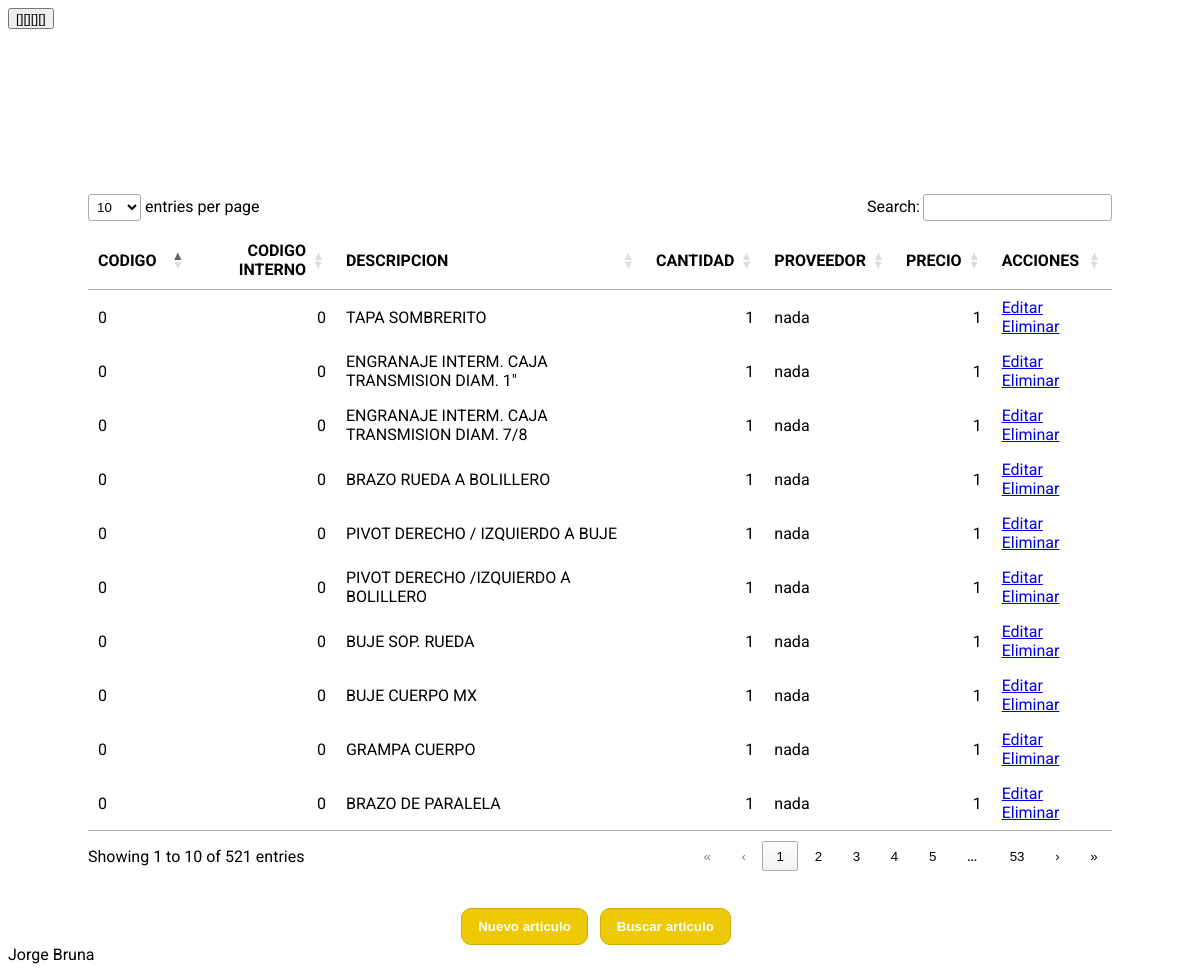
The app's page /, older data.
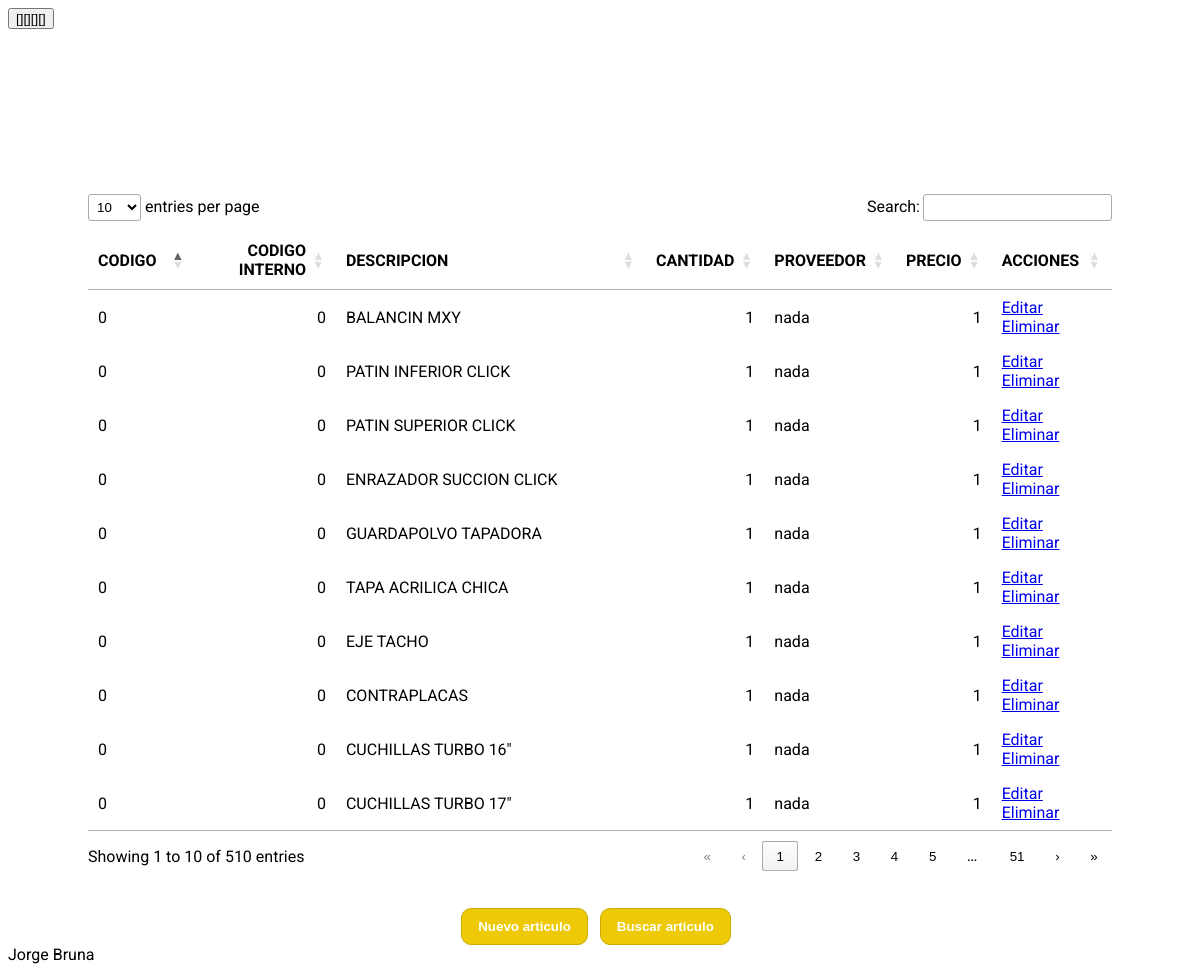
The same page, newer data.
### tables this page shows
CREATE TABLE articulos (id INTEGER PRIMARY KEY, codigo INTEGER, codinterno INTEGER, descripcion TEXT, cantidad INTEGER, tipo TEXT, proveedor TEXT, precio INTEGER);

### manejo.py (the view)
@app.route('/')
def index():
    conn = sqlite3.connect('stock.db')
    c = conn.cursor()
    c.execute('SELECT * FROM articulos')
    data = c.fetchall()
    conn.close()
    return render_template('layout.html', data=data)

### templates/layout.html (shortened to what this page needs)
<!DOCTYPE html>
<html lang="en">
<head>
    <link rel="stylesheet" href="{{ url_for('static', filename='datatables.min.css') }}">
    <link rel="stylesheet" href="{{ url_for('static', filename='style.css') }}">
</head>
<body>
    <aside>
        <button>[][][][]</button>
    </aside>
    <div class="contenedor">
            <div class="contenedor_tabla">
                <table id="tabla">
                    <thead>
                        <tr>
                            <th>CODIGO</th>
                            <th>CODIGO INTERNO</th>
                            <th>DESCRIPCION</th>
                            <th>CANTIDAD</th>
                            <th>PROVEEDOR</th>
                            <th>PRECIO</th>
                            <th>ACCIONES</th>
                        </tr>
                    </thead>
                    <tbody>
                        {% for item in data %}
                            <tr class="tabla_filas">
                            <td>{{item.1}}</td>
                            <td>{{item.2}}</td>
                            <td>{{item.3}}</td>
                            <td>{{item.4}}</td>
                            <td>{{item.6}}</td>
                            <td>{{item.7}}</td>
                            <td>
                                <a href="/editar/{{item.0}}">Editar</a>
                                <a href="/eliminar/{{item.0}}">Eliminar</a>
                            </td>
                        </tr>
                        {%endfor%}
                    </tbody>
                </table>
            </div>
            <div class="contenedor_botones">
                <button type="button" class="boton" onclick="abrirAgregar()">Nuevo articulo</button>
                <button type="button" class="boton" onclick="">Buscar articulo</button>
            </div>
        </div>
</body>
<footer> Jorge Bruna </footer>
</html>

Row changes from the older to the newer data that the page shows:
removed articulos: codigo "0", codinterno "0", descripcion "TAPA SOMBRERITO", cantidad "1", proveedor "nada", precio "1"
removed articulos: codigo "0", codinterno "0", descripcion "ENGRANAJE INTERM. CAJA TRANSMISION DIAM. 1\"", cantidad "1", proveedor "nada", precio "1"
removed articulos: codigo "0", codinterno "0", descripcion "ENGRANAJE INTERM. CAJA TRANSMISION DIAM. 7/8", cantidad "1", proveedor "nada", precio "1"
removed articulos: codigo "0", codinterno "0", descripcion "BRAZO RUEDA A BOLILLERO", cantidad "1", proveedor "nada", precio "1"
removed articulos: codigo "0", codinterno "0", descripcion "PIVOT DERECHO / IZQUIERDO A BUJE", cantidad "1", proveedor "nada", precio "1"
removed articulos: codigo "0", codinterno "0", descripcion "PIVOT DERECHO /IZQUIERDO A BOLILLERO", cantidad "1", proveedor "nada", precio "1"
removed articulos: codigo "0", codinterno "0", descripcion "BUJE SOP. RUEDA", cantidad "1", proveedor "nada", precio "1"
removed articulos: codigo "0", codinterno "0", descripcion "BUJE CUERPO MX", cantidad "1", proveedor "nada", precio "1"
removed articulos: codigo "0", codinterno "0", descripcion "GRAMPA CUERPO", cantidad "1", proveedor "nada", precio "1"
removed articulos: codigo "0", codinterno "0", descripcion "BRAZO DE PARALELA", cantidad "1", proveedor "nada", precio "1"
now on this page (row unchanged): articulos: codigo "0", codinterno "0", descripcion "BALANCIN MXY", cantidad "1", proveedor "nada", precio "1"
now on this page (row unchanged): articulos: codigo "0", codinterno "0", descripcion "PATIN INFERIOR CLICK", cantidad "1", proveedor "nada", precio "1"
now on this page (row unchanged): articulos: codigo "0", codinterno "0", descripcion "PATIN SUPERIOR CLICK", cantidad "1", proveedor "nada", precio "1"
now on this page (row unchanged): articulos: codigo "0", codinterno "0", descripcion "ENRAZADOR SUCCION CLICK", cantidad "1", proveedor "nada", precio "1"
now on this page (row unchanged): articulos: codigo "0", codinterno "0", descripcion "GUARDAPOLVO TAPADORA", cantidad "1", proveedor "nada", precio "1"
now on this page (row unchanged): articulos: codigo "0", codinterno "0", descripcion "TAPA ACRILICA CHICA", cantidad "1", proveedor "nada", precio "1"
now on this page (row unchanged): articulos: codigo "0", codinterno "0", descripcion "EJE TACHO", cantidad "1", proveedor "nada", precio "1"
now on this page (row unchanged): articulos: codigo "0", codinterno "0", descripcion "CONTRAPLACAS", cantidad "1", proveedor "nada", precio "1"
now on this page (row unchanged): articulos: codigo "0", codinterno "0", descripcion "CUCHILLAS TURBO 16\"", cantidad "1", proveedor "nada", precio "1"
now on this page (row unchanged): articulos: codigo "0", codinterno "0", descripcion "CUCHILLAS TURBO 17\"", cantidad "1", proveedor "nada", precio "1"
Text that changed along with them:
text written by a page script: "entries per page Search: Showing 1 to 10 of 521 entries « ‹ 1 2 3 4 5 … 53 › »" → "entries per page Search: Showing 1 to 10 of 510 entries « ‹ 1 2 3 4 5 … 51 › »"
